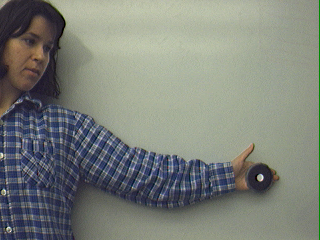
#> input picture armD32im1/2.png, 320 x 240 px
$ python differences_testing.py
#> lines starting #> are read from the running program, lines starting #| are printed output that depends on the picture
### opticalFlow.py
import cv2
import numpy as np
import os

IMAGE_FOLDER = 0
VIDEO_MODE = 1
LIVE_MODE = 2
DIFFERENCES_MODE = 3

def difference(img1, img2):
    A = np.subtract(img2, img1, dtype=np.float32)
    # A[np.abs(A) <= 10] = 0
    return A

def threshold(img, threshold=0):
    img[np.abs(img) <= threshold] = 0
    return img

def lowpassFilter(img, kernelSize, sigma=1.0, mu=0.0):
    x, y = np.meshgrid(np.linspace(-1, 1, kernelSize), np.linspace(-1, 1, kernelSize))
    d = np.sqrt(x*x + y*y)
    kernel = np.exp(-((d - mu)**2 / (2.0 * sigma**2)))

    smoothed = cv2.filter2D(img, -1, kernel)
    return smoothed

class OpticalFlow:
    # [37 lines left out: functions __init__, detect, drawVector, not called in this run]

    def drawGrid(self, frame, j, k, tile_size):
        centre = (int(k + tile_size/2), int(j + tile_size/2))
        cv2.circle(frame, centre, radius=0, color=(0, 0, 0), thickness=1)

    # [121 lines left out: functions process, liveProcess, not called in this run]

# [4 lines that do not run on import are left out]

    # Video demo

    # Live demo
    # l = OpticalFlow(LIVE_MODE, source=0, save_output=True)

### differences_testing.py
# TEST SCRIPT IGNORE

import cv2
import numpy as np
from opticalFlow import difference, threshold, lowpassFilter

if __name__ == "__main__":
    img1 = cv2.imread('armD32im1/2.png')
#> img1 is the input picture: shape (240, 320, 3); mean B, G, R 121.5, 128.8, 124.4
    img2 = cv2.imread('armD32im1/3.png')
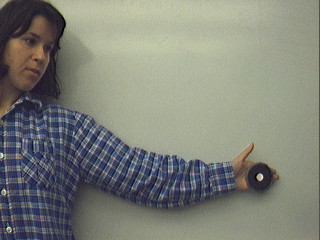
#> input picture armD32im1/3.png, 320 x 240 px
#> img2 is the input picture: shape (240, 320, 3); mean B, G, R 119.9, 129.7, 126.4

    # img1 = cv2.imread('armD32im1/4.png')
    # img2 = cv2.imread('armD32im1/5.png')

    img1 = cv2.cvtColor(img1, cv2.COLOR_BGR2GRAY)
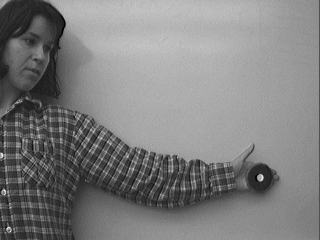
#> img1: shape (240, 320); min 0, max 248, mean 126.7
    img2 = cv2.cvtColor(img2, cv2.COLOR_BGR2GRAY)
#> img2: shape (240, 320)

    cv2.imshow('frame', difference(img1, img2), 30)
#> in difference, `A = np.subtract(img2, img1, dtype=np.float32)`:
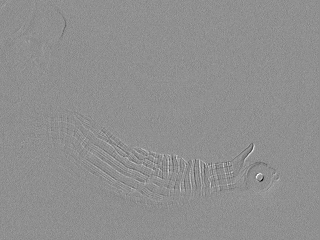
#> A: shape (240, 320) float32; min -118, max 93, mean 0.9; drawn with min black and max white
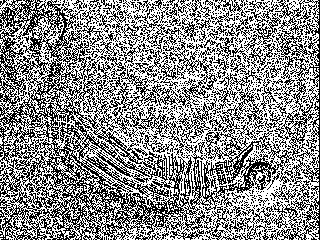
#> window 'frame': shape (240, 320); 55.3% white; black in thin lines or dots
    cv2.imshow('frame2', lowpassFilter(difference(img1, img2), 30))
#> in lowpassFilter, `kernel = np.exp(-((d - mu)**2 / (2.0 * sigma**2)))`:
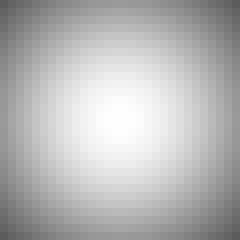
#> kernel: shape (30, 30) float64 (shown 8 times larger); min 0.368, max 0.999, mean 0.718
#> in lowpassFilter, `smoothed = cv2.filter2D(img, -1, kernel)`:
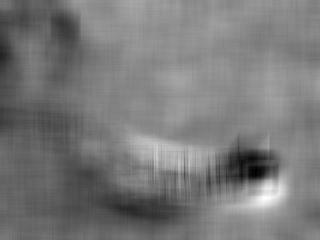
#> smoothed: shape (240, 320) float32; min -641.6, max 1994.1, mean 614; drawn with min black and max white
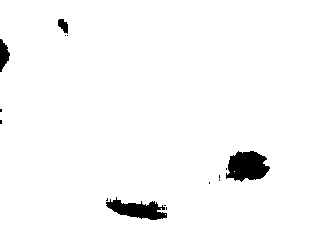
#> window 'frame2': shape (240, 320); min 0, max 255, mean 248.2
    cv2.waitKey(0)
